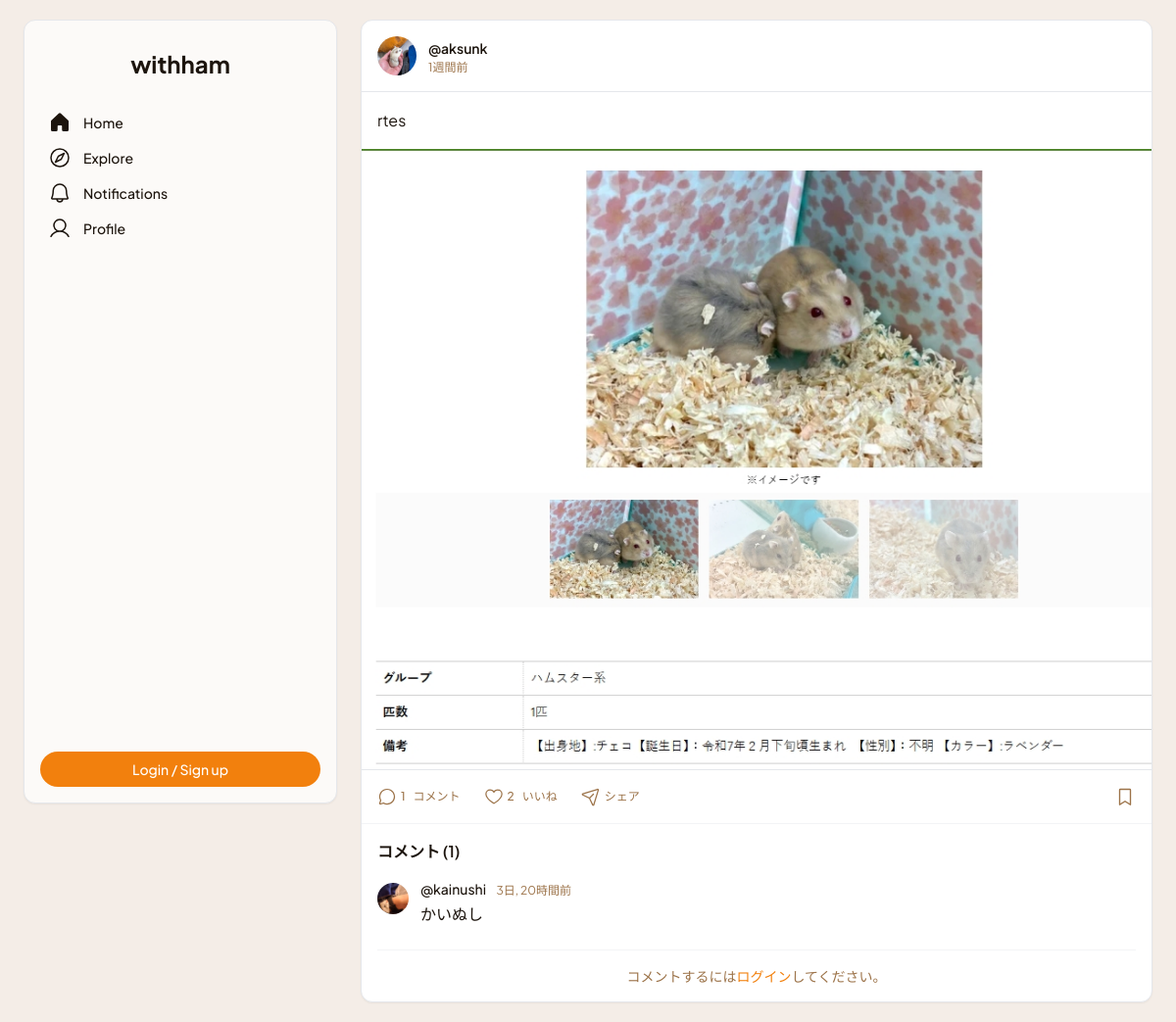
Screenshot of /post/3/ with the database file from the repository.
### withham/models.py (models this page shows, shortened)
class Post(models.Model):
    author = models.ForeignKey(User, on_delete=models.CASCADE, related_name='posts', verbose_name='投稿者')
    hamster = models.ForeignKey(Hamster, on_delete=models.SET_NULL, blank=True, null=True, related_name='posts', verbose_name='関連ハムスター')
    text = models.TextField('本文')
    image = models.ImageField('画像', upload_to='post_images/', blank=True, null=True)
    created_at = models.DateTimeField('投稿日時', default=timezone.now)
    likes = models.ManyToManyField(User, related_name='liked_posts', blank=True, verbose_name='いいねしたユーザー')
    tags = models.ManyToManyField(Tag, blank=True, related_name='posts', verbose_name='タグ')
    post_as_hamster = models.BooleanField("ハムスターとして投稿", default=False)
    class Meta:
        verbose_name = '投稿'
        verbose_name_plural = '投稿'
        ordering = ['-created_at']

class UserProfile(models.Model):
    user = models.OneToOneField(User, on_delete=models.CASCADE, related_name='profile')
    bio = models.TextField("自己紹介", blank=True, null=True)
    avatar = models.ImageField("プロフィール画像", upload_to='avatars/', null=True, blank=True)
    following = models.ManyToManyField(User, related_name='followers', symmetrical=False, blank=True)

class Comment(models.Model):
    post = models.ForeignKey('Post', on_delete=models.CASCADE, related_name='comments', verbose_name='対象投稿')
    author = models.ForeignKey(User, on_delete=models.CASCADE, related_name='comments', verbose_name='投稿者')
    text = models.TextField("本文")
    created_at = models.DateTimeField("投稿日時", default=timezone.now)
    class Meta:
        verbose_name = 'コメント'
        verbose_name_plural = 'コメント'
        ordering = ['created_at']

### withham/views.py (the view, shortened to what this page needs)
# urls.py: path('post/<int:pk>/', views.post_detail, name='post_detail'),
def post_detail(request, pk):
    post = get_object_or_404(Post, pk=pk)
    comments = post.comments.all().order_by('created_at')
    comment_form = CommentForm()
    context = { 'post': post, 'comments': comments, 'comment_form': comment_form, }
    return render(request, 'withham/post_detail.html', context)

### withham/templatetags/withham_tags.py (called while the page is built)
@register.filter(name='linkify_hashtags')
def linkify_hashtags(value):
    hashtag_pattern = r'#([\w\u3040-\u30ff\u31f0-\u31ff\u3200-\u32ff\u3300-\u33ff\u3400-\u4dbf\u4e00-\u9fff\uf900-\ufaff]+)'
    def replace_hashtag(match):
        tag_name = match.group(1)
        try:
            url = reverse('withham:hashtag_search', kwargs={'tag_name': tag_name})
            return f'<a href="{url}" class="text-blue-600 hover:underline">#{tag_name}</a>'
        except Exception:
            return f'#{tag_name}'
    linked_text = re.sub(hashtag_pattern, replace_hashtag, value)
    return mark_safe(linked_text)

### withham/templates/withham/post_detail.html (shortened to what this page needs)
{% extends "withham/base.html" %}
{% load static %}
{% load humanize %}
{% load withham_tags %}
{% block content %}
    <div class="bg-white rounded-xl shadow-sm overflow-hidden border border-gray-200">
        <div class="p-4 flex items-center gap-3 border-b border-gray-200">
            <a href="{% url 'withham:profile_detail' post.author.pk %}">
                {% if post.author.profile.avatar %}
                <img src="{{ post.author.profile.avatar.url }}" class="h-10 w-10 rounded-full object-cover" alt="{{ post.author.username }}">
                {% else %}
                <img src="{% static 'images/default_avatar.png' %}" class="h-10 w-10 rounded-full bg-gray-200 object-cover" alt="デフォルトアバター">
                {% endif %}
            </a>
            <div>
                <a href="{% url 'withham:profile_detail' post.author.pk %}" class="text-[#1c140d] text-sm font-semibold hover:underline">@{{ post.author.username }}</a>
                <p class="text-[#9c7349] text-xs">{{ post.created_at|timesince }}前</p>
            </div>
        </div>
        {% if post.text %}
        <div class="p-4">
            <p class="text-[#1c140d] text-base leading-relaxed">{{ post.text|linkify_hashtags|linebreaksbr }}</p>
        </div>
        {% endif %}
        {% if post.image %}
            <div class="cursor-pointer open-modal-trigger" data-full-src="{{ post.image.url }}">
                <img src="{{ post.image.url }}" class="w-full h-auto object-cover" alt="投稿画像">
            </div>
        {% endif %}
        <div class="p-4 flex items-center gap-x-6 gap-y-2 text-[#9c7349] border-t border-gray-200 flex-wrap">
            <a href="#comment-form" class="flex items-center gap-1 hover:text-[#1c140d]">
                 <span class="text-xs font-medium">{{ comments.count }}</span>
                 <span class="hidden sm:inline text-xs font-medium ml-1">コメント</span>
            </a>
            {% if user.is_authenticated %}
            <button type="button"
                    class="like-button flex items-center gap-1 {% if user in post.likes.all %}text-[#f2800d]{% else %}text-[#9c7349] hover:text-[#f2800d]{% endif %}"
                    data-post-id="{{ post.pk }}"
                    data-like-url="{% url 'withham:toggle_like' post.pk %}">
                <svg class="like-icon flex-shrink-0" xmlns="http://www.w3.org/2000/svg" width="20px" height="20px" fill="currentColor" viewBox="0 0 256 256">
                    {% if user in post.likes.all %} <path d="M128,216S24,160,24,94A54,54,0,0,1,78,40c22.59,0,41.94,12.31,50,32,8.06-19.69,27.41-32,50-32a54,54,0,0,1,54,54C232,160,128,216,128,216Z"></path> {% else %} <path d="M178,32c-20.65,0-38.73,8.88-50,23.89C116.73,40.88,98.65,32,78,32A62.07,62.07,0,0,0,16,94c0,70,103.79,126.66,108.21,129a8,8,0,0,0,7.58,0C136.21,220.66,240,164,240,94A62.07,62.07,0,0,0,178,32ZM128,206.8C109.74,196.16,32,147.69,32,94A46.06,46.06,0,0,1,78,48c19.45,0,35.78,10.36,42.6,27a8,8,0,0,0,14.8,0c6.82-16.67,23.15-27,42.6-27a46.06,46.06,0,0,1,46,46C224,147.61,146.24,196.15,128,206.8Z"></path> {% endif %}
                </svg>
                <span class="like-count text-xs font-medium">{{ post.likes.count }}</span>
                <span class="hidden sm:inline text-xs font-medium ml-1">いいね</span>
            </button>
            {% else %}
                <span class="flex items-center gap-1 text-[#9c7349]">
                    <span class="like-count text-xs font-medium">{{ post.likes.count }}</span>
                    <span class="hidden sm:inline text-xs font-medium ml-1">いいね</span>
                </span>
            {% endif %}
            <button type="button" class="flex items-center gap-1 hover:text-[#1c140d]">
                <span class="text-xs font-medium">シェア</span>
            </button>
            <button type="button" class="ml-auto hover:text-[#1c140d]">
            </button>
        </div>
        <div class="p-4 border-t border-gray-100">
            <div class="space-y-4 mb-6">
                <h3 class="text-base font-semibold text-[#1c140d] mb-4">コメント ({{ comments.count }})</h3>
                {% for comment in comments %}
                    <div class="flex items-start gap-3">
                        <a href="{% url 'withham:profile_detail' comment.author.pk %}">
                            {% if comment.author.profile.avatar %}
                            <img src="{{ comment.author.profile.avatar.url }}" class="h-8 w-8 rounded-full mt-1 flex-shrink-0 object-cover" alt="{{ comment.author.username }}">
                            {% else %}
                            <img src="{% static 'images/default_avatar.png' %}" class="h-8 w-8 rounded-full mt-1 bg-gray-200 flex-shrink-0 object-cover" alt="デフォルトアバター">
                            {% endif %}
                        </a>
                        <div class="flex-grow">
                            <div class="flex items-baseline justify-between">
                                <p class="text-sm">
                                    <a href="{% url 'withham:profile_detail' comment.author.pk %}" class="font-medium text-[#1c140d] hover:underline">@{{ comment.author.username }}</a>
                                    <span class="text-[#9c7349] ml-2 text-xs">{{ comment.created_at|timesince }}前</span>
                                </p>
                            </div>
                            <p class="text-base text-[#1c140d] mt-1">{{ comment.text|linebreaksbr }}</p>
                        </div>
                    </div>
                {% empty %}
                    <p class="text-sm text-gray-500">まだコメントはありません。</p>
                {% endfor %}
            </div>
            <div id="comment-form" class="flex items-center gap-3 pt-4 border-t border-gray-100">
                 {% if user.is_authenticated %}
                 <img src="{% if user.profile.avatar %}{{ user.profile.avatar.url }}{% else %}{% static 'images/default_avatar.png' %}{% endif %}" class="h-8 w-8 rounded-full flex-shrink-0 object-cover" alt="あなたのアバター">
                 <form action="{% url 'withham:post_detail' post.pk %}" method="post" class="flex-grow flex items-center">
                     {% csrf_token %}
                     {{ comment_form.text }}
                     {% if comment_form.text.errors %} <p class="text-red-500 text-xs ml-2">{{ comment_form.text.errors }}</p> {% endif %}
                     <button type="submit" class="ml-2 text-sm font-semibold text-[#f2800d] hover:text-[#1c140d] flex-shrink-0">投稿</button>
                 </form>
                 {% else %}
                 <p class="text-sm text-[#9c7349] w-full text-center">コメントするには<a href="{% url 'withham:login' %}" class="text-[#f2800d] hover:underline font-medium">ログイン</a>してください。</p>
                 {% endif %}
            </div>
        </div>
    </div>
{% endblock %}

### withham/templates/withham/base.html (style rules this page uses)
@media (min-width: 1024px) { aside a, .bottom-nav a, main a:not(.like-button):not(.comment-button) { pointer-events: auto; } }

### rows the page displays
Post: author.profile.avatar (picture), author.username "aksunk", created_at "1週間", text|linkify_hashtags "rtes", image (picture), likes.count "2"
Comment: author.profile.avatar (picture), author.username "kainushi", created_at "3日, 20時間", text "かいぬし"

### other values shown
{{ comments.count }} "1"
